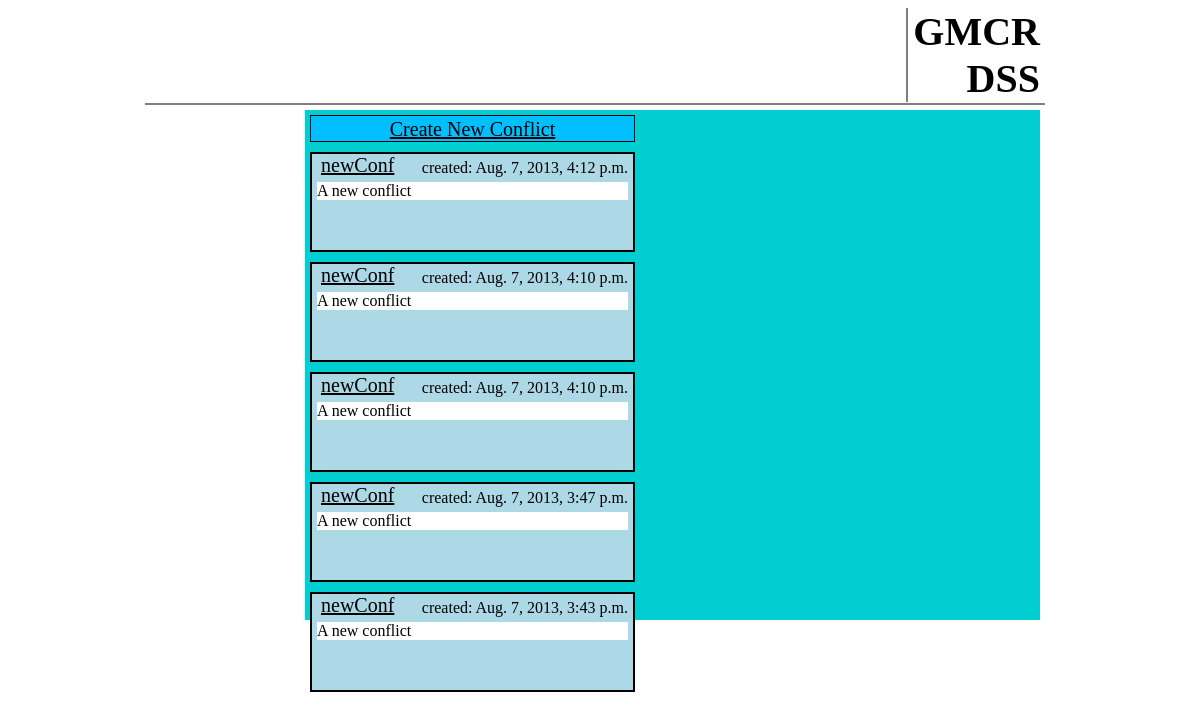
The page /conflicts/ on the database as committed earlier.
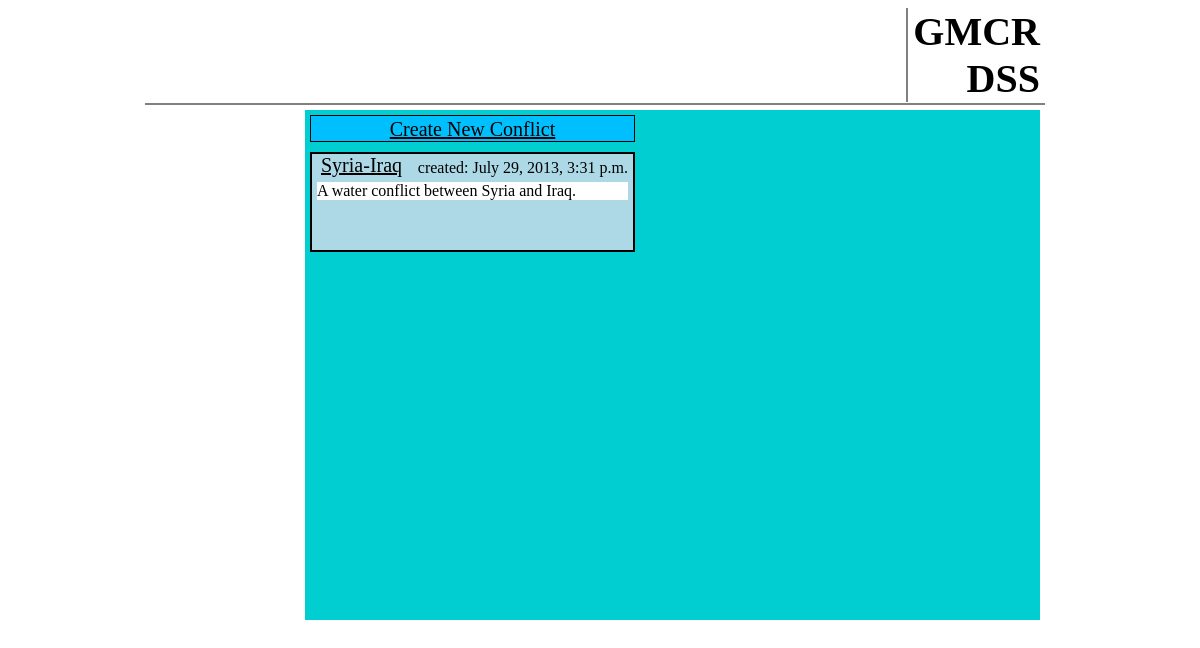
The same page on the database as committed later.
### gmConflicts/models.py (models this page shows, shortened)
class GM_conflict(models.Model):
    title = models.CharField(max_length=160)
    description = models.TextField()
    pub_date = models.DateTimeField('date published')
    json_rep = models.TextField()
    json_stabilities = models.TextField()

### gmConflicts/views.py (the view)
def index(request):
    latest_conflicts = GM_conflict.objects.all().order_by('-pub_date')[:5]
    context = {'latest_conflicts': latest_conflicts}
    return render(request, 'gmConflicts/index.html', context)

### gmConflicts/templates/gmConflicts/index.html (shortened to what this page needs)
<!DOCTYPE html>
 <html class="no-js">
<head>
    <link rel="stylesheet" href="//necolas.github.io/normalize.css/2.1.2/normalize.css" />
    <link rel="stylesheet" href="//ajax.googleapis.com/ajax/libs/jqueryui/1.10.3/themes/start/jquery-ui.css"  />
    {% load staticfiles %}
    <link rel="stylesheet" type="text/css" href="{% static 'gmConflicts/styles/styles.css' %}" />
</head>
<body>
<div class="container">
<div class="topbar">
    <p class="appName">GMCR<br>DSS</p>
</div>
<div class="mainContent">
    <ul class="confList">
		<a class="addConflict" href="{% url 'gmConflicts:newConflict' %}">Create New Conflict</a>
		{% if latest_conflicts %}
			{% for conf in latest_conflicts %}
				<li class="conflictBox">
					<a href="{% url 'gmConflicts:editor' conf.id %}" class="confLink">{{ conf.title }}</a>
					<p class="pub_date">created: {{conf.pub_date}}</p>
					<p class="confDescription">{{conf.description}}</p>
				</li>
			{% endfor %}
		{% else %}
			<li class="conflictBox">No conflicts are available.</li>
		{% endif %}
	</ul>
</div>
</div>
</body>
</HTML>

### gmConflicts/static/gmConflicts/styles/styles.css (style rules this page uses)
div.container { width:100%; max-width:900px; position:relative; margin:0 auto; }
ul { margin:0;padding:0 }
li { margin:0;padding:0;list-style:none; }
p { margin:0;padding:0 }
div { margin:0;padding:0 }
div.topbar { position:relative; min-width:750px; width:100%; height:95px; right:5px; border-bottom:2px solid gray; }
div.topbar p.appName { border-left:2px solid gray; padding:0px 5px; text-align:right; float:right; font-size:40px; font-weight:bold; }
div.mainContent { margin: 5px 10px 10px 155px; padding:5px; background-color:darkTurquoise; min-height:500px; }
ul.confList, div.dmList { min-width:325px; float:left; }
li.conflictBox, form.dmForm { position:relative; margin-bottom:10px; border:2px solid black; width:100%; min-height:100px; background-color:lightBlue; box-sizing:border-box; }
a.addConflict, li.addDM { position:relative; box-sizing:border-box; margin:0px; margin-bottom:10px; border:1px solid black; width:100%; height:27px; padding:2px 1px; background-color:deepskyblue; text-align:center; font-size:20px; }
a.addConflict { display:block; color:black; }
a.confLink, form.dmForm input.dmName { position:relative; margin:5px; width:45%; font-size:20px; color:red; padding:8px 4px; }
a.confLink { color:black; }
p.confDescription { background-color:white; margin:5px; }
p.pub_date { margin:5px; float:right; }

Rows that differ between the two databases and show on the page:
removed GM_conflict: title "newConf", pub_date "Aug. 7, 2013, 4:12 p.m.", description "A new conflict"
removed GM_conflict: title "newConf", pub_date "Aug. 7, 2013, 4:10 p.m.", description "A new conflict"
removed GM_conflict: title "newConf", pub_date "Aug. 7, 2013, 4:10 p.m.", description "A new conflict"
removed GM_conflict: title "newConf", pub_date "Aug. 7, 2013, 3:47 p.m.", description "A new conflict"
removed GM_conflict: title "newConf", pub_date "Aug. 7, 2013, 3:43 p.m.", description "A new conflict"
now on this page (row edited): GM_conflict: title "Syria-Iraq", pub_date "July 29, 2013, 3:31 p.m.", description "A water conflict between Syria and Iraq."
